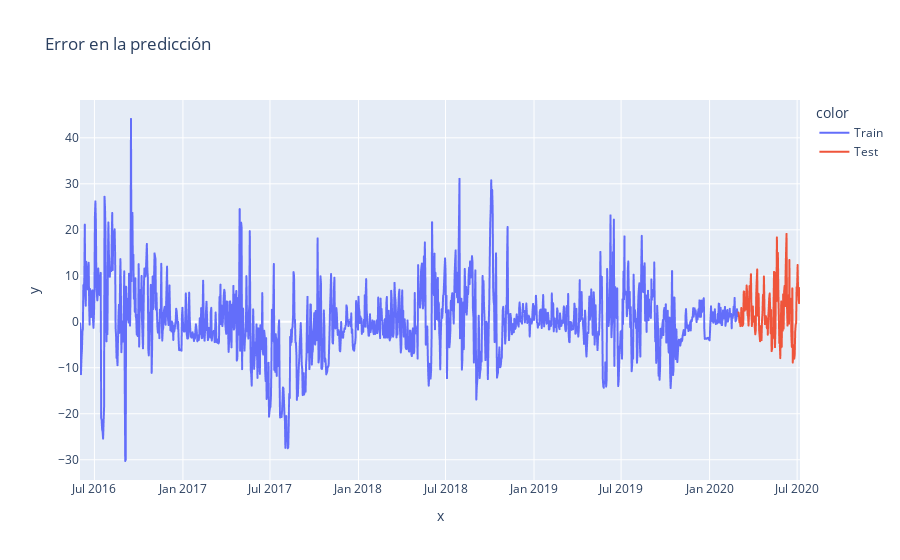

The notebook cell saved with this chart:
### Markdown cell above
**6. Gráfico del error**

### Code cell
# calculamos errores de train y test
error_train = y_train - train_pred
error_test = y_test - test_pred
error = pd.concat([error_train, error_test])

# graficamos errores
fig = px.line(x = df_homero.date, y=error, title='Error en la predicción', color = df_homero.set)
fig.show()

### Figure 1 — Plotly figure (JSON) as saved in the notebook; plotly's stock layout.template omitted (floating-point values rounded to 4 significant figures; data arrays with more than 128 entries replaced by an {"elided": "..."} marker saying what was removed)
{"data": [{"hovertemplate": "color=Train<br>x=%{x}<br>y=%{y}<extra></extra>", "legendgroup": "Train", "line": {"color": "#636efa", "dash": "solid"}, "marker": {"symbol": "circle"}, "mode": "lines", "name": "Train", "showlegend": true, "type": "scattergl", "x": {"elided": "1369 str values"}, "xaxis": "x", "y": {"elided": "1369 float values"}, "yaxis": "y"}, {"hovertemplate": "color=Test<br>x=%{x}<br>y=%{y}<extra></extra>", "legendgroup": "Test", "line": {"color": "#EF553B", "dash": "solid"}, "marker": {"symbol": "circle"}, "mode": "lines", "name": "Test", "showlegend": true, "type": "scattergl", "x": {"elided": "129 str values"}, "xaxis": "x", "y": {"elided": "129 float values"}, "yaxis": "y"}], "layout": {"legend": {"title": {"text": "color"}, "tracegroupgap": 0}, "title": {"text": "Error en la predicción"}, "xaxis": {"anchor": "y", "domain": [0, 1], "title": {"text": "x"}}, "yaxis": {"anchor": "x", "domain": [0, 1], "title": {"text": "y"}}}}
